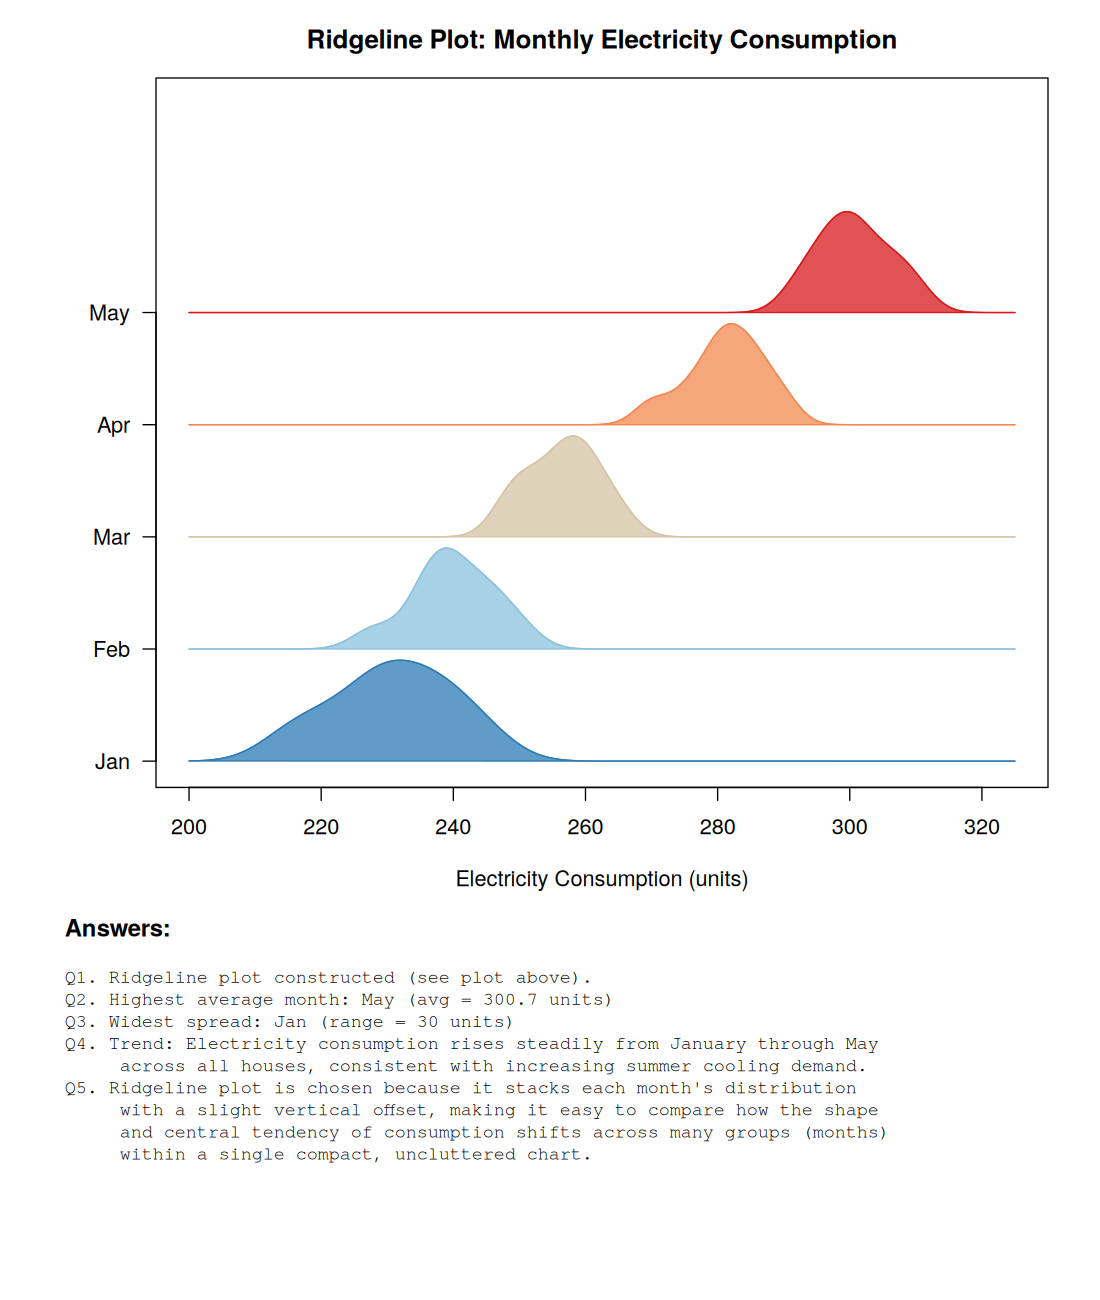

Recreate this plot in R.
# Activity 4: Ridgeline Plot - Electricity Consumption

df <- data.frame(
  Jan = c(220,240,230,215,225,245,235,228,238,232),
  Feb = c(235,245,238,228,240,250,242,236,246,239),
  Mar = c(250,260,255,248,258,265,259,252,262,256),
  Apr = c(275,285,280,270,282,290,284,278,287,281),
  May = c(295,305,300,292,298,310,302,297,307,301)
)
months <- names(df)

month_avg <- sapply(df, mean)
month_range <- sapply(df, function(v) max(v) - min(v))

highest_avg_month <- names(which.max(month_avg))
highest_avg_val <- round(max(month_avg), 1)

widest_spread_month <- names(which.max(month_range))
widest_spread_val <- round(max(month_range), 1)

answers <- c(
  "Q1. Ridgeline plot constructed (see plot above).",
  paste0("Q2. Highest average month: ", highest_avg_month, " (avg = ", highest_avg_val, " units)"),
  paste0("Q3. Widest spread: ", widest_spread_month, " (range = ", widest_spread_val, " units)"),
  "Q4. Trend: Electricity consumption rises steadily from January through May",
  "     across all houses, consistent with increasing summer cooling demand.",
  "Q5. Ridgeline plot is chosen because it stacks each month's distribution",
  "     with a slight vertical offset, making it easy to compare how the shape",
  "     and central tendency of consumption shifts across many groups (months)",
  "     within a single compact, uncluttered chart."
)

png("activity4_ridgeline.png", width = 1100, height = 1300, res = 130)
layout(matrix(c(1,2), nrow = 2), heights = c(2.4, 1.1))

par(mar = c(4, 6, 3, 2))
overlap <- 1.4
all_vals <- unlist(df)
xr <- range(all_vals) + c(-15, 15)
n <- length(months)

plot(NULL, xlim = xr, ylim = c(0, n * overlap + 1.2), yaxt = "n",
     xlab = "Electricity Consumption (units)", ylab = "",
     main = "Ridgeline Plot: Monthly Electricity Consumption")
cols <- colorRampPalette(c("#2c7bb6", "#abd9e9", "#fdae61", "#d7191c"))(n)

for (i in seq_along(months)) {
  v <- df[[months[i]]]
  d <- density(v, from = xr[1], to = xr[2])
  base <- (i - 1) * overlap
  scaled_y <- d$y / max(d$y) * overlap * 0.9
  polygon(d$x, base + scaled_y, col = adjustcolor(cols[i], alpha.f = 0.75), border = cols[i])
  lines(d$x, base + scaled_y, col = cols[i])
}
axis(2, at = (seq_along(months) - 1) * overlap, labels = months, las = 1)

par(mar = c(0.5, 1, 0.5, 1))
plot.new()
text(0, 1, "Answers:", adj = c(0, 1), font = 2, cex = 1.1)
text(0, 0.85, paste(answers, collapse = "\n"), adj = c(0, 1), cex = 0.85, family = "mono")
dev.off()
cat("done\n")
